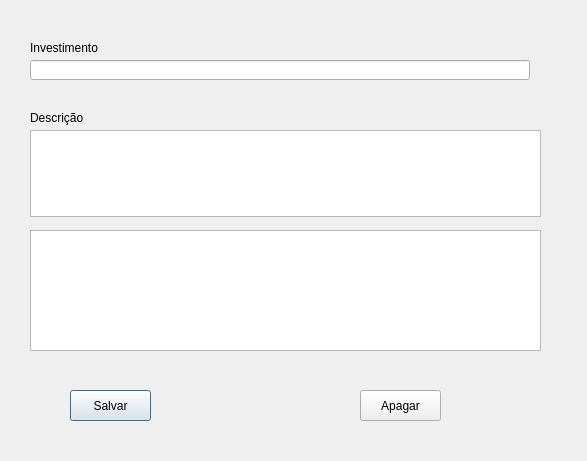
<?xml version="1.0" encoding="UTF-8"?>
<ui version="4.0">
 <class>ProdutoInvestimento</class>
 <widget class="QDialog" name="ProdutoInvestimento">
  <property name="geometry">
   <rect>
    <x>0</x>
    <y>0</y>
    <width>587</width>
    <height>461</height>
   </rect>
  </property>
  <property name="windowTitle">
   <string>Dialog</string>
  </property>
  <widget class="QLabel" name="label">
   <property name="geometry">
    <rect>
     <x>30</x>
     <y>40</y>
     <width>91</width>
     <height>16</height>
    </rect>
   </property>
   <property name="text">
    <string>Investimento</string>
   </property>
  </widget>
  <widget class="QLabel" name="label_2">
   <property name="geometry">
    <rect>
     <x>30</x>
     <y>110</y>
     <width>61</width>
     <height>16</height>
    </rect>
   </property>
   <property name="text">
    <string>Descrição</string>
   </property>
  </widget>
  <widget class="QPlainTextEdit" name="pteDescricao">
   <property name="geometry">
    <rect>
     <x>30</x>
     <y>130</y>
     <width>511</width>
     <height>87</height>
    </rect>
   </property>
  </widget>
  <widget class="QLineEdit" name="leTipoInvestimento">
   <property name="geometry">
    <rect>
     <x>30</x>
     <y>60</y>
     <width>500</width>
     <height>20</height>
    </rect>
   </property>
  </widget>
  <widget class="QPushButton" name="pbSalvarEditar">
   <property name="geometry">
    <rect>
     <x>70</x>
     <y>390</y>
     <width>81</width>
     <height>31</height>
    </rect>
   </property>
   <property name="styleSheet">
    <string notr="true">#pbSalvarEditar{
	border_radius: 10px;
}</string>
   </property>
   <property name="text">
    <string>Salvar</string>
   </property>
  </widget>
  <widget class="QPushButton" name="pbApagar">
   <property name="geometry">
    <rect>
     <x>360</x>
     <y>390</y>
     <width>81</width>
     <height>31</height>
    </rect>
   </property>
   <property name="text">
    <string>Apagar</string>
   </property>
  </widget>
  <widget class="QTableWidget" name="tbwProdutoInvestimento">
   <property name="geometry">
    <rect>
     <x>30</x>
     <y>230</y>
     <width>511</width>
     <height>121</height>
    </rect>
   </property>
  </widget>
 </widget>
 <resources/>
 <connections/>
</ui>
